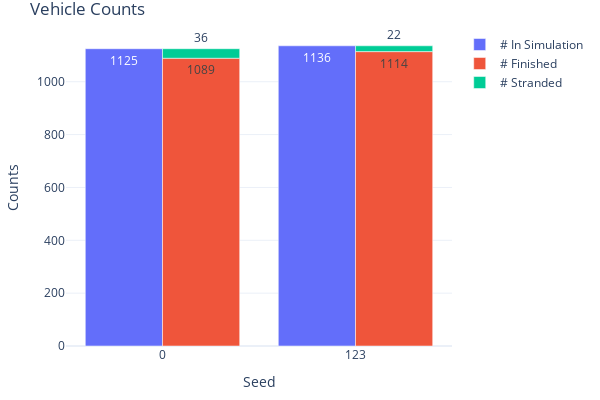

Here is the notebook cell this chart was saved with:
### Markdown cell above
#### 5.1 Vehicle Counts

### Code cell
fig = go.Figure(
    data=[
        go.Bar(
            name="# In Simulation",
            x=count_stats['param_value'],
            y=count_stats['sim_count'],
            offsetgroup=0,
            text=count_stats['sim_count'],
            textposition='auto',
        ),
        go.Bar(
            name="# Finished",
            x=count_stats['param_value'],
            y=count_stats['fin_count'],
            offsetgroup=1,
            text=count_stats['fin_count'],
            textposition='auto',
        ),
        go.Bar(
            name="# Stranded",
            x=count_stats['param_value'],
            y=count_stats['str_count'],
            offsetgroup=1,
            base=count_stats['fin_count'],
            text=count_stats['str_count'],
            textposition='auto',
        )
    ],
    layout=go.Layout(
        title="Vehicle Counts",
        yaxis_title="Counts", 
        xaxis_title="Seed", width=600, height=400
        
    )
)
fig.update_xaxes(type='category')
fig.update_layout(margin=dict(l=20, r=20, t=30, b=20), uniformtext_minsize=8, uniformtext_mode='hide', template='plotly_white')
fig.show()

### Figure 1 — Plotly figure (JSON) as saved in the notebook; plotly's stock layout.template omitted (floating-point values rounded to 4 significant figures)
{"data": [{"name": "# In Simulation", "offsetgroup": "0", "text": [1125, 1136], "textposition": "auto", "type": "bar", "x": ["0", "123"], "y": [1125, 1136]}, {"name": "# Finished", "offsetgroup": "1", "text": [1089, 1114], "textposition": "auto", "type": "bar", "x": ["0", "123"], "y": [1089, 1114]}, {"base": [1089, 1114], "name": "# Stranded", "offsetgroup": "1", "text": [36, 22], "textposition": "auto", "type": "bar", "x": ["0", "123"], "y": [36, 22]}], "layout": {"height": 400, "margin": {"b": 20, "l": 20, "r": 20, "t": 30}, "title": {"text": "Vehicle Counts"}, "uniformtext": {"minsize": 8, "mode": "hide"}, "width": 600, "xaxis": {"autorange": true, "range": [-0.5, 1.5], "title": {"text": "Seed"}, "type": "category"}, "yaxis": {"autorange": true, "range": [0, 1196.0], "title": {"text": "Counts"}, "type": "linear"}}}
